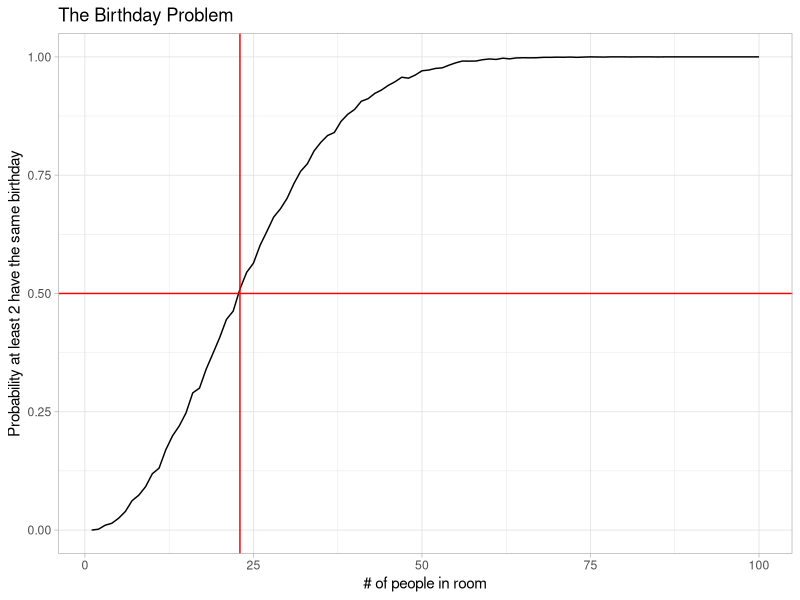

Source code (R):
############################################################
# The birthday problem - how many people need to be in 
# a room before the probability that at least 2 people
# share a birthday is more than 50%?
############################################################

library(ggplot2)

#################################################################
# anyDuplicated function returns 0 if no elements are duplicated
#################################################################

x <- 1:10
anyDuplicated(x) 

#################################################################
# anyDuplicated function returns the index of first duplicated 
# element if there are duplicates; otherwise it returns 0
#################################################################

x[1:2] <- 1
anyDuplicated(x) 

############################################################
## randomly select 2 birthdays, assuming 365 days / year
############################################################
s <- sample(1:365, 2, replace = TRUE)

############################################################
## function to randomly select 'n' birthdays, 
## assuming 365 days / year
############################################################
birthdays <- function(n) {
  s <- sample(1:365, n, replace = TRUE)  
  return(s)
}


#######################################################
## randomly generates 'n' birthdays
## returns TRUE if any are the same; FALSE otherwise
#######################################################
duplicate.birthdays <- function(n) {
  b <- birthdays(n)
  dups <- anyDuplicated(b)
  return (  any(dups>0)  )
}

##################################################################
## returns the empirical probability (based on 5000 trials)
## that >1 person has the same birthday in a room with 'n' people
##################################################################
prob.duplicate <-function(n) {
    r <- replicate(5000, duplicate.birthdays(n))
    prob <- sum(r) / length(r)  
    return(prob)
}
  

##################################################################
## plot empirical probabilities for n = 1,2, ... 100 people
##################################################################
n <- 1:100
probs <- sapply(n, prob.duplicate)

ggplot() + geom_line(aes(n, probs)) +
          ggtitle("The Birthday Problem") + 
          labs(x = "# of people in room", 
               y = "Probability at least 2 have the same birthday") +
          theme_light() +
          geom_hline(aes(yintercept = 0.50), color = "red") +
          geom_vline(aes(xintercept = 23), color = "red")
